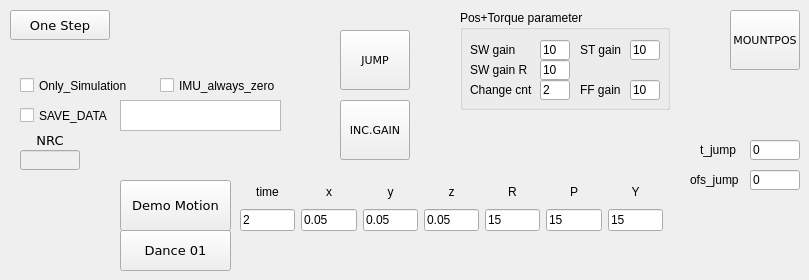
      <widget class="QWidget" name="tab_20">
       <attribute name="title">
        <string>Unused</string>
       </attribute>
       <widget class="QPushButton" name="BTN_TROTTEST_ONESTEP">
        <property name="geometry">
         <rect>
          <x>10</x>
          <y>10</y>
          <width>100</width>
          <height>30</height>
         </rect>
        </property>
        <property name="font">
         <font>
          <family>DejaVu Sans</family>
          <pointsize>10</pointsize>
         </font>
        </property>
        <property name="text">
         <string>One Step</string>
        </property>
       </widget>
       <widget class="QCheckBox" name="CB_MG_savedata">
        <property name="geometry">
         <rect>
          <x>20</x>
          <y>100</y>
          <width>101</width>
          <height>31</height>
         </rect>
        </property>
        <property name="font">
         <font>
          <pointsize>9</pointsize>
         </font>
        </property>
        <property name="text">
         <string>SAVE_DATA</string>
        </property>
        <property name="checked">
         <bool>false</bool>
        </property>
       </widget>
       <widget class="QPlainTextEdit" name="TE_CustomFileName">
        <property name="geometry">
         <rect>
          <x>120</x>
          <y>100</y>
          <width>161</width>
          <height>31</height>
         </rect>
        </property>
        <property name="plainText">
         <string/>
        </property>
       </widget>
       <widget class="QCheckBox" name="CB_isIMUzero">
        <property name="geometry">
         <rect>
          <x>160</x>
          <y>70</y>
          <width>151</width>
          <height>31</height>
         </rect>
        </property>
        <property name="text">
         <string>IMU_always_zero</string>
        </property>
        <property name="checked">
         <bool>false</bool>
        </property>
       </widget>
       <widget class="QCheckBox" name="CB_isSimulation">
        <property name="geometry">
         <rect>
          <x>20</x>
          <y>70</y>
          <width>151</width>
          <height>31</height>
         </rect>
        </property>
        <property name="text">
         <string>Only_Simulation</string>
        </property>
        <property name="checked">
         <bool>false</bool>
        </property>
       </widget>
       <widget class="QLabel" name="label_59">
        <property name="geometry">
         <rect>
          <x>20</x>
          <y>130</y>
          <width>60</width>
          <height>20</height>
         </rect>
        </property>
        <property name="sizePolicy">
         <sizepolicy hsizetype="Fixed" vsizetype="Fixed">
          <horstretch>0</horstretch>
          <verstretch>0</verstretch>
         </sizepolicy>
        </property>
        <property name="minimumSize">
         <size>
          <width>60</width>
          <height>20</height>
         </size>
        </property>
        <property name="maximumSize">
         <size>
          <width>60</width>
          <height>20</height>
         </size>
        </property>
        <property name="font">
         <font>
          <family>DejaVu Sans</family>
          <pointsize>10</pointsize>
         </font>
        </property>
        <property name="text">
         <string>NRC</string>
        </property>
        <property name="alignment">
         <set>Qt::AlignCenter</set>
        </property>
       </widget>
       <widget class="QLineEdit" name="LE_NRC">
        <property name="enabled">
         <bool>false</bool>
        </property>
        <property name="geometry">
         <rect>
          <x>20</x>
          <y>150</y>
          <width>60</width>
          <height>20</height>
         </rect>
        </property>
        <property name="sizePolicy">
         <sizepolicy hsizetype="Fixed" vsizetype="Fixed">
          <horstretch>0</horstretch>
          <verstretch>0</verstretch>
         </sizepolicy>
        </property>
        <property name="minimumSize">
         <size>
          <width>60</width>
          <height>20</height>
         </size>
        </property>
        <property name="maximumSize">
         <size>
          <width>60</width>
          <height>20</height>
         </size>
        </property>
        <property name="font">
         <font>
          <family>DejaVu Sans</family>
          <pointsize>10</pointsize>
         </font>
        </property>
        <property name="alignment">
         <set>Qt::AlignRight|Qt::AlignTrailing|Qt::AlignVCenter</set>
        </property>
        <property name="readOnly">
         <bool>true</bool>
        </property>
       </widget>
       <widget class="QPushButton" name="BTN_DANCE01">
        <property name="geometry">
         <rect>
          <x>120</x>
          <y>230</y>
          <width>111</width>
          <height>41</height>
         </rect>
        </property>
        <property name="font">
         <font>
          <family>DejaVu Sans</family>
          <pointsize>10</pointsize>
         </font>
        </property>
        <property name="text">
         <string>Dance 01</string>
        </property>
       </widget>
       <widget class="QWidget" name="gridLayoutWidget_2">
        <property name="geometry">
         <rect>
          <x>240</x>
          <y>180</y>
          <width>423</width>
          <height>51</height>
         </rect>
        </property>
        <layout class="QGridLayout" name="gridLayout_2">
         <item row="0" column="1">
          <widget class="QLabel" name="label_11">
           <property name="text">
            <string>x</string>
           </property>
           <property name="alignment">
            <set>Qt::AlignCenter</set>
           </property>
          </widget>
         </item>
         <item row="0" column="0">
          <widget class="QLabel" name="label_10">
           <property name="text">
            <string>time</string>
           </property>
           <property name="alignment">
            <set>Qt::AlignCenter</set>
           </property>
          </widget>
         </item>
         <item row="0" column="3">
          <widget class="QLabel" name="label_13">
           <property name="text">
            <string>z</string>
           </property>
           <property name="alignment">
            <set>Qt::AlignCenter</set>
           </property>
          </widget>
         </item>
         <item row="0" column="5">
          <widget class="QLabel" name="label_15">
           <property name="text">
            <string>P</string>
           </property>
           <property name="alignment">
            <set>Qt::AlignCenter</set>
           </property>
          </widget>
         </item>
         <item row="0" column="4">
          <widget class="QLabel" name="label_14">
           <property name="text">
            <string>R</string>
           </property>
           <property name="alignment">
            <set>Qt::AlignCenter</set>
           </property>
          </widget>
         </item>
         <item row="0" column="2">
          <widget class="QLabel" name="label_12">
           <property name="text">
            <string>y</string>
           </property>
           <property name="alignment">
            <set>Qt::AlignCenter</set>
           </property>
          </widget>
         </item>
         <item row="0" column="6">
          <widget class="QLabel" name="label_16">
           <property name="text">
            <string>Y</string>
           </property>
           <property name="alignment">
            <set>Qt::AlignCenter</set>
           </property>
          </widget>
         </item>
         <item row="1" column="0">
          <widget class="QLineEdit" name="LE_demo_t">
           <property name="text">
            <string>2</string>
           </property>
          </widget>
         </item>
         <item row="1" column="1">
          <widget class="QLineEdit" name="LE_demo_x">
           <property name="text">
            <string>0.05</string>
           </property>
          </widget>
         </item>
         <item row="1" column="2">
          <widget class="QLineEdit" name="LE_demo_y">
           <property name="text">
            <string>0.05</string>
           </property>
          </widget>
         </item>
         <item row="1" column="3">
          <widget class="QLineEdit" name="LE_demo_z">
           <property name="text">
            <string>0.05</string>
           </property>
          </widget>
         </item>
         <item row="1" column="4">
          <widget class="QLineEdit" name="LE_demo_R">
           <property name="text">
            <string>15</string>
           </property>
          </widget>
         </item>
         <item row="1" column="5">
          <widget class="QLineEdit" name="LE_demo_P">
           <property name="text">
            <string>15</string>
           </property>
          </widget>
         </item>
         <item row="1" column="6">
          <widget class="QLineEdit" name="LE_demo_Y">
           <property name="text">
            <string>15</string>
           </property>
          </widget>
         </item>
        </layout>
       </widget>
       <widget class="QPushButton" name="BTN_DEMO">
        <property name="geometry">
         <rect>
          <x>120</x>
          <y>180</y>
          <width>111</width>
          <height>51</height>
         </rect>
        </property>
        <property name="font">
         <font>
          <family>DejaVu Sans</family>
          <pointsize>10</pointsize>
         </font>
        </property>
        <property name="text">
         <string>Demo Motion</string>
        </property>
       </widget>
       <widget class="QPushButton" name="BTN_MOUNTPOS">
        <property name="geometry">
         <rect>
          <x>730</x>
          <y>10</y>
          <width>70</width>
          <height>60</height>
         </rect>
        </property>
        <property name="font">
         <font>
          <family>DejaVu Sans</family>
          <pointsize>8</pointsize>
         </font>
        </property>
        <property name="text">
         <string>MOUNTPOS</string>
        </property>
       </widget>
       <widget class="QGroupBox" name="groupBox_3">
        <property name="geometry">
         <rect>
          <x>460</x>
          <y>10</y>
          <width>210</width>
          <height>100</height>
         </rect>
        </property>
        <property name="title">
         <string>Pos+Torque parameter</string>
        </property>
        <widget class="QLineEdit" name="LE_TROTTEST_SWGAIN">
         <property name="geometry">
          <rect>
           <x>80</x>
           <y>30</y>
           <width>30</width>
           <height>20</height>
          </rect>
         </property>
         <property name="text">
          <string>10</string>
         </property>
        </widget>
        <widget class="QLineEdit" name="LE_TROTTEST_SWFFGAIN">
         <property name="geometry">
          <rect>
           <x>170</x>
           <y>70</y>
           <width>30</width>
           <height>20</height>
          </rect>
         </property>
         <property name="text">
          <string>10</string>
         </property>
        </widget>
        <widget class="QLabel" name="label_91">
         <property name="geometry">
          <rect>
           <x>120</x>
           <y>30</y>
           <width>60</width>
           <height>20</height>
          </rect>
         </property>
         <property name="font">
          <font>
           <pointsize>9</pointsize>
          </font>
         </property>
         <property name="text">
          <string>ST gain</string>
         </property>
        </widget>
        <widget class="QLineEdit" name="LE_TROTTEST_SWGAINR">
         <property name="geometry">
          <rect>
           <x>80</x>
           <y>50</y>
           <width>30</width>
           <height>20</height>
          </rect>
         </property>
         <property name="text">
          <string>10</string>
         </property>
        </widget>
        <widget class="QLineEdit" name="LE_TROTTEST_STGAIN">
         <property name="geometry">
          <rect>
           <x>170</x>
           <y>30</y>
           <width>30</width>
           <height>20</height>
          </rect>
         </property>
         <property name="text">
          <string>10</string>
         </property>
        </widget>
        <widget class="QLineEdit" name="LE_TROTTEST_GAINCNT">
         <property name="geometry">
          <rect>
           <x>80</x>
           <y>70</y>
           <width>30</width>
           <height>20</height>
          </rect>
         </property>
         <property name="text">
          <string>2</string>
         </property>
        </widget>
        <widget class="QLabel" name="label_90">
         <property name="geometry">
          <rect>
           <x>10</x>
           <y>30</y>
           <width>70</width>
           <height>20</height>
          </rect>
         </property>
         <property name="font">
          <font>
           <pointsize>9</pointsize>
          </font>
         </property>
         <property name="text">
          <string>SW gain</string>
         </property>
        </widget>
        <widget class="QLabel" name="label_95">
         <property name="geometry">
          <rect>
           <x>120</x>
           <y>70</y>
           <width>60</width>
           <height>20</height>
          </rect>
         </property>
         <property name="font">
          <font>
           <pointsize>9</pointsize>
          </font>
         </property>
         <property name="text">
          <string>FF gain</string>
         </property>
        </widget>
        <widget class="QLabel" name="label_93">
         <property name="geometry">
          <rect>
           <x>10</x>
           <y>70</y>
           <width>70</width>
           <height>20</height>
          </rect>
         </property>
         <property name="font">
          <font>
           <pointsize>9</pointsize>
          </font>
         </property>
         <property name="text">
          <string>Change cnt</string>
         </property>
        </widget>
        <widget class="QLabel" name="label_92">
         <property name="geometry">
          <rect>
           <x>10</x>
           <y>50</y>
           <width>70</width>
           <height>20</height>
          </rect>
         </property>
         <property name="font">
          <font>
           <pointsize>9</pointsize>
          </font>
         </property>
         <property name="text">
          <string>SW gain R</string>
         </property>
        </widget>
       </widget>
       <widget class="QLabel" name="label_141">
        <property name="geometry">
         <rect>
          <x>690</x>
          <y>170</y>
          <width>60</width>
          <height>20</height>
         </rect>
        </property>
        <property name="font">
         <font>
          <pointsize>9</pointsize>
         </font>
        </property>
        <property name="text">
         <string>ofs_jump</string>
        </property>
       </widget>
       <widget class="QLineEdit" name="LE_TROTTEST_TJUMP">
        <property name="geometry">
         <rect>
          <x>750</x>
          <y>140</y>
          <width>50</width>
          <height>20</height>
         </rect>
        </property>
        <property name="text">
         <string>0</string>
        </property>
       </widget>
       <widget class="QLabel" name="label_140">
        <property name="geometry">
         <rect>
          <x>700</x>
          <y>140</y>
          <width>40</width>
          <height>20</height>
         </rect>
        </property>
        <property name="font">
         <font>
          <pointsize>9</pointsize>
         </font>
        </property>
        <property name="text">
         <string>t_jump</string>
        </property>
       </widget>
       <widget class="QLineEdit" name="LE_TROTTEST_OFSJUMP">
        <property name="geometry">
         <rect>
          <x>750</x>
          <y>170</y>
          <width>50</width>
          <height>20</height>
         </rect>
        </property>
        <property name="text">
         <string>0</string>
        </property>
       </widget>
       <widget class="QPushButton" name="BTN_JUMP">
        <property name="geometry">
         <rect>
          <x>340</x>
          <y>30</y>
          <width>70</width>
          <height>60</height>
         </rect>
        </property>
        <property name="font">
         <font>
          <family>DejaVu Sans</family>
          <pointsize>8</pointsize>
         </font>
        </property>
        <property name="text">
         <string>JUMP</string>
        </property>
       </widget>
       <widget class="QPushButton" name="BTN_INCGAIN">
        <property name="geometry">
         <rect>
          <x>340</x>
          <y>100</y>
          <width>70</width>
          <height>60</height>
         </rect>
        </property>
        <property name="font">
         <font>
          <family>DejaVu Sans</family>
          <pointsize>8</pointsize>
         </font>
        </property>
        <property name="text">
         <string>INC.GAIN</string>
        </property>
       </widget>
      </widget>
